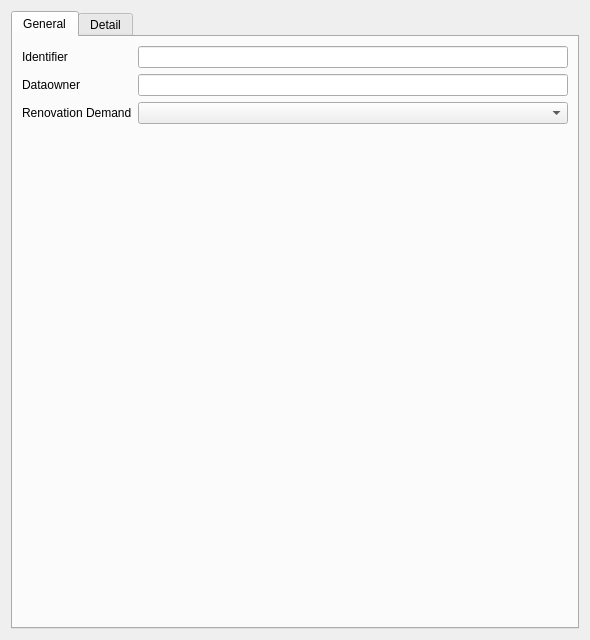
<?xml version="1.0" encoding="UTF-8"?>
<ui version="4.0">
 <class>Form</class>
 <widget class="QWidget" name="Form">
  <property name="geometry">
   <rect>
    <x>0</x>
    <y>0</y>
    <width>590</width>
    <height>640</height>
   </rect>
  </property>
  <property name="windowTitle">
   <string>Form</string>
  </property>
  <layout class="QGridLayout" name="gridLayout">
   <item row="0" column="0">
    <widget class="QTabWidget" name="tabWidget">
     <property name="currentIndex">
      <number>0</number>
     </property>
     <widget class="QWidget" name="tab">
      <attribute name="title">
       <string>General</string>
      </attribute>
      <layout class="QFormLayout" name="formLayout">
       <item row="1" column="1">
        <widget class="QLineEdit" name="identifier"/>
       </item>
       <item row="1" column="0">
        <widget class="QLabel" name="label">
         <property name="text">
          <string>Identifier</string>
         </property>
        </widget>
       </item>
       <item row="2" column="0">
        <widget class="QLabel" name="label_5">
         <property name="text">
          <string>Dataowner</string>
         </property>
        </widget>
       </item>
       <item row="2" column="1">
        <widget class="QLineEdit" name="dataowner"/>
       </item>
       <item row="3" column="0">
        <widget class="QLabel" name="label_3">
         <property name="text">
          <string>Renovation Demand</string>
         </property>
        </widget>
       </item>
       <item row="3" column="1">
        <widget class="QComboBox" name="renovation_demand"/>
       </item>
       <item row="4" column="0" colspan="2">
        <widget class="QgsRelationReferenceWidget" name="fk_wastewater_structure"/>
       </item>
      </layout>
     </widget>
     <widget class="QWidget" name="tab_2">
      <attribute name="title">
       <string>Detail</string>
      </attribute>
      <layout class="QFormLayout" name="formLayout_2">
       <item row="0" column="0">
        <widget class="QLabel" name="label_2">
         <property name="text">
          <string>Remark</string>
         </property>
        </widget>
       </item>
       <item row="0" column="1">
        <widget class="QLineEdit" name="remark"/>
       </item>
       <item row="1" column="0">
        <widget class="QLabel" name="label_6">
         <property name="text">
          <string>Last Modification</string>
         </property>
        </widget>
       </item>
       <item row="1" column="1">
        <widget class="QLineEdit" name="last_modification"/>
       </item>
       <item row="2" column="0">
        <widget class="QLabel" name="label_4">
         <property name="text">
          <string>Provider</string>
         </property>
        </widget>
       </item>
       <item row="2" column="1">
        <widget class="QLineEdit" name="provider"/>
       </item>
      </layout>
     </widget>
    </widget>
   </item>
  </layout>
 </widget>
 <customwidgets>
  <customwidget>
   <class>QgsRelationReferenceWidget</class>
   <extends>QWidget</extends>
   <header>qgsrelationreferencewidget.h</header>
  </customwidget>
 </customwidgets>
 <resources/>
 <connections/>
</ui>
